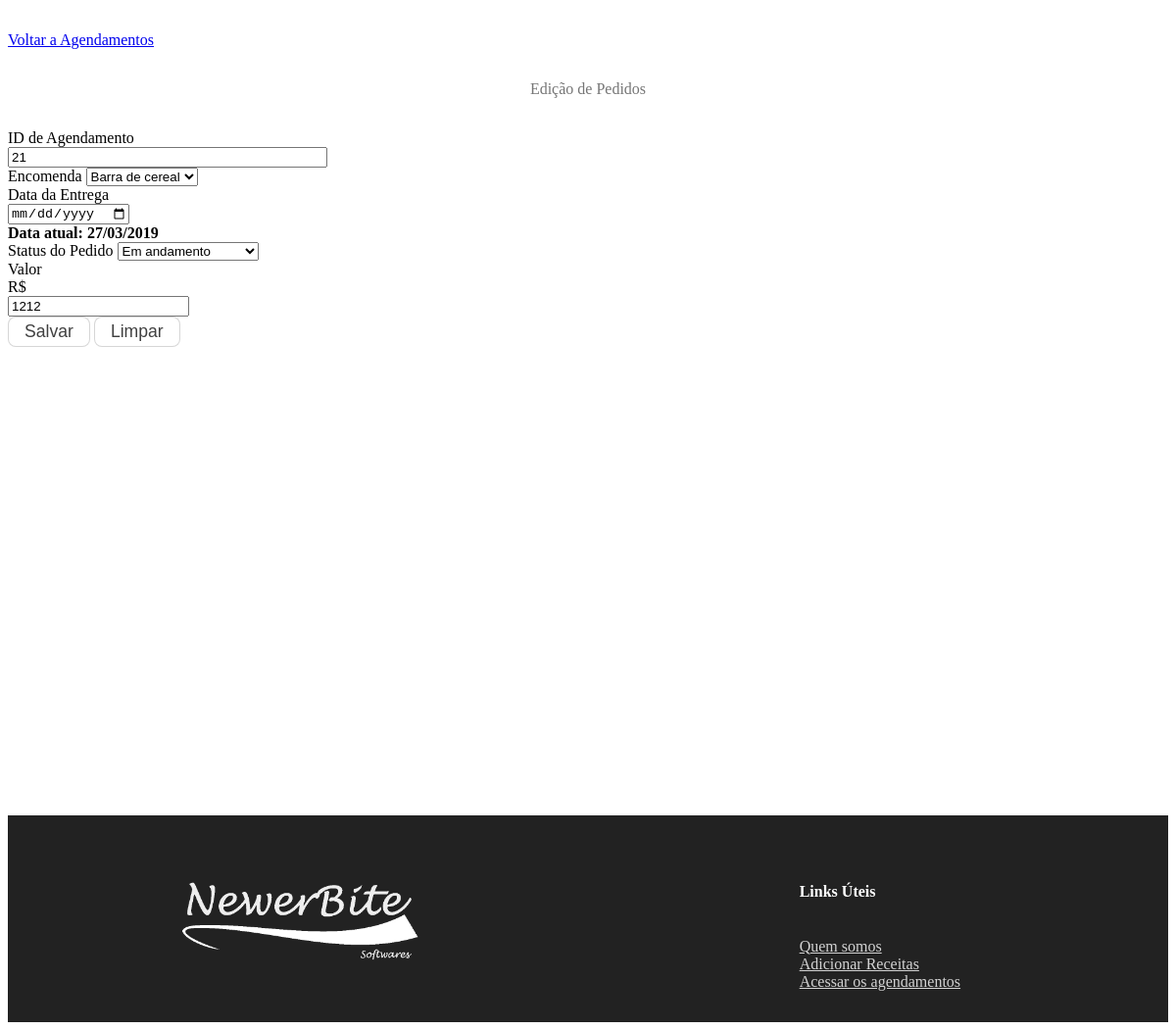
The page /editAgen.php?id_pedido=21 (signed in) on the database as committed earlier.
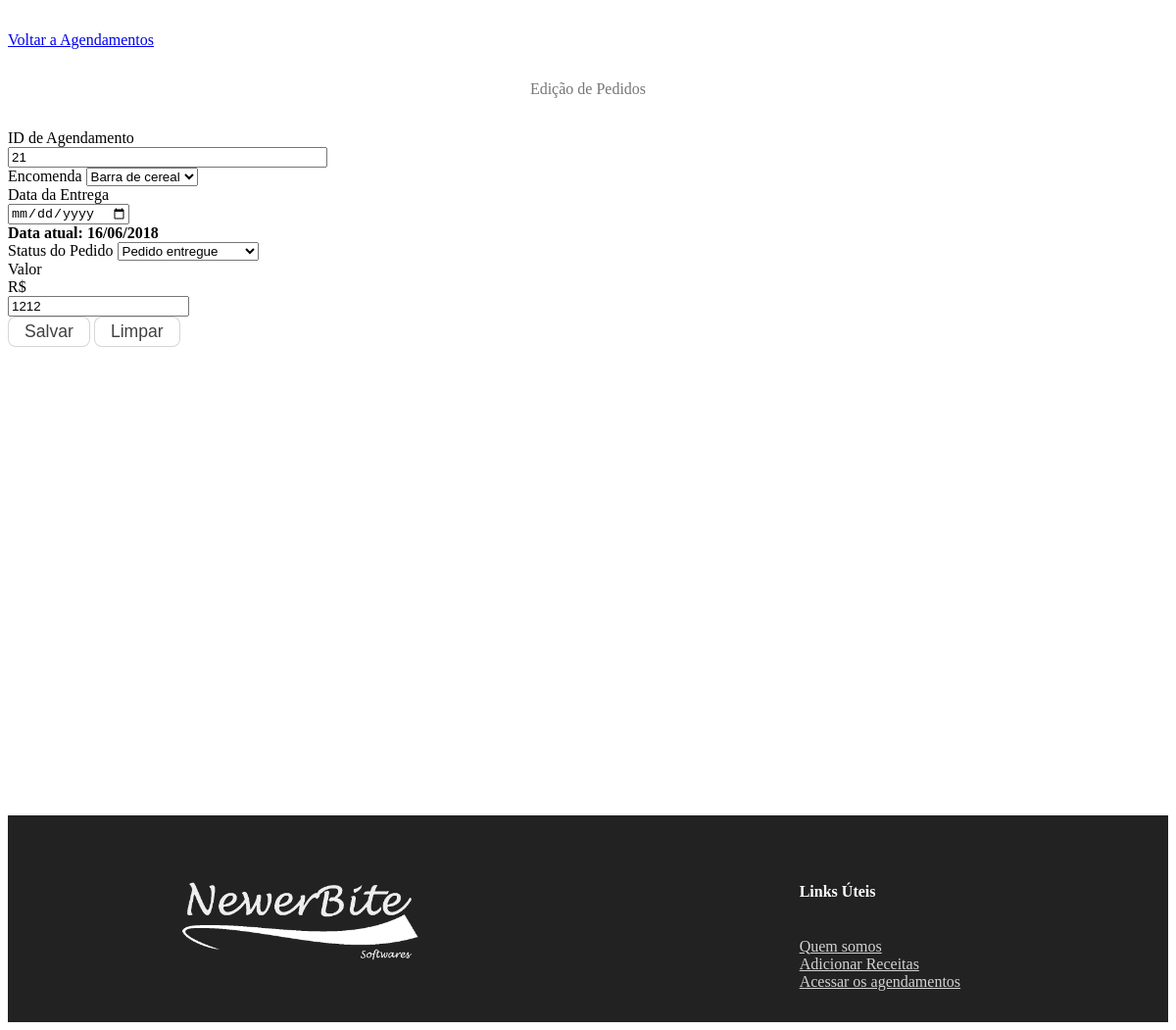
The same page on the database as committed later.
### tables this page shows
CREATE TABLE `pedido` (
  `id_pedido` int(10) NOT NULL,
  `id_cliente` int(10) NOT NULL,
  `id_menu` int(10) NOT NULL,
  `id_usuario` int(10) NOT NULL,
  `data_cadastro` datetime DEFAULT NULL,
  `data_entrega` datetime DEFAULT NULL,
  `valor` double DEFAULT NULL,
  `status_pedido` int(11) UNSIGNED NOT NULL DEFAULT 3
);

CREATE TABLE `status_pedido` (
  `id_status_pedido` int(11) UNSIGNED NOT NULL,
  `desc_status` varchar(50) NOT NULL
);

CREATE TABLE `menu` (
  `id_menu` int(10) NOT NULL,
  `nome_receita` varchar(100) NOT NULL,
  `des_receita` text NOT NULL,
  `tempo_preparo` int(11) NOT NULL,
  `data_cadastro` datetime NOT NULL
);

### editAgen.php (the view, shortened to what this page needs)
<!DOCTYPE html>
<html lang="en" dir="ltr">
<head>
    <link rel="stylesheet" href="css/btns_style.css">
    <link rel="stylesheet" href="css/forms_style.css">
</head>
<body>
    <section style="height:100vh;">
        <?php
            include "conexao.php";
            $id = $_GET["id_pedido"];
            $sql = mysqli_query($conexao, "SELECT m.id_menu, m.nome_receita,
                DATE_FORMAT(p.data_entrega, '%d/%m/%Y'), p.status_pedido, sp.desc_status,
                p.valor
            FROM pedido p
            JOIN menu m ON p.id_menu = m.id_menu
            JOIN status_pedido sp ON p.status_pedido = sp.id_status_pedido
            WHERE id_pedido = $id");
            while ($edit = mysqli_fetch_row($sql)) {
        ?>
        <div class="container pedido">
            <a class="btn btn-info text-light" href="agendamento.php" style="margin-bottom:1rem;">Voltar a Agendamentos</a>
            <form class="form__produtos" name="form__produtos" action="updatePedido.php" method="post">
                <div class="fields__container">
                    <h4>Edição de Pedidos</h4>
                    <div class="form-inline">
                        <div class="form-group">
                            <label for="id_pedido">ID de Agendamento</label>
                            <input class="form-control" type="int" name="id_pedido" value="<?php echo $id;?>" readonly>
                        </div>
                    </div>
                    <div class="form-group block__fields">
                        <label name="id_menu" class="fields__title">Encomenda</label>
                        <select class = "form-control" name="id_menu" required>
                            <option class="btn-success" value="<?php echo $edit[0]; ?>"><?php echo $edit[1]; ?></option>
                        </select>
                    </div>
                    <div class="form-group block__fields">
                        <label name="dtaEnt" class="fields__title">Data da Entrega</label>
                        <div class="input-group data_entrega">
                            <input class="form-control" name="data_entrega" type="date" required>
                            <div class="input-group-prepend">
                              <span class="input-group-text text-dark"><strong>Data atual: <?php echo $edit[2] ?></strong></span>
                            </div>
                        </div>
                    </div>
                    <div class="form-group block__fields">
                        <label name="qtde" class="fields__title">Status do Pedido</label>
                        <select class="form-control" name="status_pedido">
                            <option class="btn-success" value="<?php echo $edit[3]; ?>"><?php echo $edit[4]; ?></option>
                        </select>
                    </div>
                    <div class="form-group block__fields">
                        <label name="valor" class="fields__title">Valor</label>
                        <div class="input-group">
                            <div class="input-group-prepend">
                              <span class="input-group-text">R$</span>
                            </div>
                            <input class="form-control" name="valor" type="int" value="<?php echo $edit[5]; ?>" maxlength="8">
                        </div>
                    </div>
                    <button class="btn__submit" type="submit" name="button">Salvar</button>
                    <button class="btn__submit" type="reset" name="button">Limpar</button>
                </div>
            </form>
        </div>
        <?php } ?>
    </section>
</body>
</html>

Rows that differ between the two databases and show on the page:
changed pedido "Barra de cereal": edit "27/03/2019" → "16/06/2018"; status_pedido "Em andamento" → "Pedido entregue"
